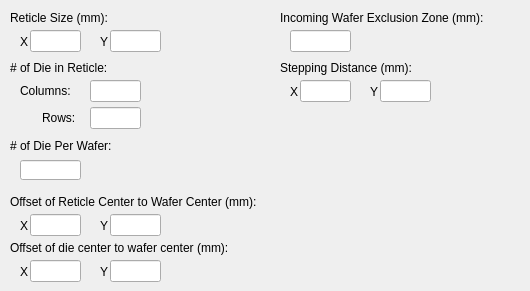
   <widget class="QWidget" name="tab_7">
    <attribute name="title">
     <string>Reticle</string>
    </attribute>
    <widget class="QLineEdit" name="txtReticleSizeY">
     <property name="geometry">
      <rect>
       <x>110</x>
       <y>30</y>
       <width>51</width>
       <height>22</height>
      </rect>
     </property>
    </widget>
    <widget class="QLabel" name="label_59">
     <property name="geometry">
      <rect>
       <x>10</x>
       <y>10</y>
       <width>191</width>
       <height>16</height>
      </rect>
     </property>
     <property name="text">
      <string>Reticle Size (mm):</string>
     </property>
    </widget>
    <widget class="QLabel" name="label_60">
     <property name="geometry">
      <rect>
       <x>100</x>
       <y>34</y>
       <width>16</width>
       <height>16</height>
      </rect>
     </property>
     <property name="text">
      <string>Y</string>
     </property>
    </widget>
    <widget class="QLineEdit" name="txtReticleSizeX">
     <property name="geometry">
      <rect>
       <x>30</x>
       <y>30</y>
       <width>51</width>
       <height>22</height>
      </rect>
     </property>
     <property name="text">
      <string/>
     </property>
    </widget>
    <widget class="QLabel" name="label_61">
     <property name="geometry">
      <rect>
       <x>20</x>
       <y>34</y>
       <width>16</width>
       <height>16</height>
      </rect>
     </property>
     <property name="text">
      <string>X</string>
     </property>
    </widget>
    <widget class="QLabel" name="label_62">
     <property name="geometry">
      <rect>
       <x>10</x>
       <y>60</y>
       <width>191</width>
       <height>16</height>
      </rect>
     </property>
     <property name="text">
      <string># of Die in Reticle:</string>
     </property>
    </widget>
    <widget class="QLineEdit" name="txtDieInReticleColumns">
     <property name="geometry">
      <rect>
       <x>90</x>
       <y>80</y>
       <width>51</width>
       <height>22</height>
      </rect>
     </property>
     <property name="text">
      <string/>
     </property>
    </widget>
    <widget class="QLineEdit" name="txtDieInReticleRows">
     <property name="geometry">
      <rect>
       <x>90</x>
       <y>107</y>
       <width>51</width>
       <height>22</height>
      </rect>
     </property>
     <property name="text">
      <string/>
     </property>
    </widget>
    <widget class="QLabel" name="label_63">
     <property name="geometry">
      <rect>
       <x>42</x>
       <y>110</y>
       <width>41</width>
       <height>16</height>
      </rect>
     </property>
     <property name="text">
      <string>Rows:</string>
     </property>
    </widget>
    <widget class="QLabel" name="label_64">
     <property name="geometry">
      <rect>
       <x>20</x>
       <y>83</y>
       <width>61</width>
       <height>16</height>
      </rect>
     </property>
     <property name="text">
      <string>Columns:</string>
     </property>
    </widget>
    <widget class="QLabel" name="label_65">
     <property name="geometry">
      <rect>
       <x>20</x>
       <y>218</y>
       <width>16</width>
       <height>16</height>
      </rect>
     </property>
     <property name="text">
      <string>X</string>
     </property>
    </widget>
    <widget class="QLabel" name="label_66">
     <property name="geometry">
      <rect>
       <x>100</x>
       <y>218</y>
       <width>16</width>
       <height>16</height>
      </rect>
     </property>
     <property name="text">
      <string>Y</string>
     </property>
    </widget>
    <widget class="QLabel" name="label_67">
     <property name="geometry">
      <rect>
       <x>10</x>
       <y>194</y>
       <width>291</width>
       <height>16</height>
      </rect>
     </property>
     <property name="text">
      <string>Offset of Reticle Center to Wafer Center (mm):</string>
     </property>
    </widget>
    <widget class="QLineEdit" name="txtOffsetOfReticleToWaferCenterY">
     <property name="geometry">
      <rect>
       <x>110</x>
       <y>214</y>
       <width>51</width>
       <height>22</height>
      </rect>
     </property>
    </widget>
    <widget class="QLineEdit" name="txtOffsetOfReticleToWaferCenterX">
     <property name="geometry">
      <rect>
       <x>30</x>
       <y>214</y>
       <width>51</width>
       <height>22</height>
      </rect>
     </property>
     <property name="text">
      <string/>
     </property>
    </widget>
    <widget class="QLineEdit" name="txtOffsetOfDieCenterToWaferCenterX">
     <property name="geometry">
      <rect>
       <x>30</x>
       <y>260</y>
       <width>51</width>
       <height>22</height>
      </rect>
     </property>
     <property name="text">
      <string/>
     </property>
    </widget>
    <widget class="QLabel" name="label_68">
     <property name="geometry">
      <rect>
       <x>10</x>
       <y>240</y>
       <width>291</width>
       <height>16</height>
      </rect>
     </property>
     <property name="text">
      <string>Offset of die center to wafer center (mm):</string>
     </property>
    </widget>
    <widget class="QLabel" name="label_69">
     <property name="geometry">
      <rect>
       <x>20</x>
       <y>264</y>
       <width>16</width>
       <height>16</height>
      </rect>
     </property>
     <property name="text">
      <string>X</string>
     </property>
    </widget>
    <widget class="QLineEdit" name="txtOffsetOfDieCenterToWaferCenterY">
     <property name="geometry">
      <rect>
       <x>110</x>
       <y>260</y>
       <width>51</width>
       <height>22</height>
      </rect>
     </property>
    </widget>
    <widget class="QLabel" name="label_70">
     <property name="geometry">
      <rect>
       <x>100</x>
       <y>264</y>
       <width>16</width>
       <height>16</height>
      </rect>
     </property>
     <property name="text">
      <string>Y</string>
     </property>
    </widget>
    <widget class="QLineEdit" name="txtIncomingWaferExclusionZone">
     <property name="geometry">
      <rect>
       <x>290</x>
       <y>30</y>
       <width>61</width>
       <height>22</height>
      </rect>
     </property>
    </widget>
    <widget class="QLabel" name="label_71">
     <property name="geometry">
      <rect>
       <x>280</x>
       <y>10</y>
       <width>241</width>
       <height>16</height>
      </rect>
     </property>
     <property name="text">
      <string>Incoming Wafer Exclusion Zone (mm):</string>
     </property>
    </widget>
    <widget class="QLabel" name="label_72">
     <property name="geometry">
      <rect>
       <x>290</x>
       <y>84</y>
       <width>16</width>
       <height>16</height>
      </rect>
     </property>
     <property name="text">
      <string>X</string>
     </property>
    </widget>
    <widget class="QLabel" name="label_73">
     <property name="geometry">
      <rect>
       <x>370</x>
       <y>84</y>
       <width>16</width>
       <height>16</height>
      </rect>
     </property>
     <property name="text">
      <string>Y</string>
     </property>
    </widget>
    <widget class="QLabel" name="label_74">
     <property name="geometry">
      <rect>
       <x>280</x>
       <y>60</y>
       <width>191</width>
       <height>16</height>
      </rect>
     </property>
     <property name="text">
      <string>Stepping Distance (mm):</string>
     </property>
    </widget>
    <widget class="QLineEdit" name="txtSteppingDistanceY">
     <property name="geometry">
      <rect>
       <x>380</x>
       <y>80</y>
       <width>51</width>
       <height>22</height>
      </rect>
     </property>
    </widget>
    <widget class="QLineEdit" name="txtSteppingDistanceX">
     <property name="geometry">
      <rect>
       <x>300</x>
       <y>80</y>
       <width>51</width>
       <height>22</height>
      </rect>
     </property>
     <property name="text">
      <string/>
     </property>
    </widget>
    <widget class="QLabel" name="label_75">
     <property name="geometry">
      <rect>
       <x>10</x>
       <y>138</y>
       <width>241</width>
       <height>16</height>
      </rect>
     </property>
     <property name="text">
      <string># of Die Per Wafer:</string>
     </property>
    </widget>
    <widget class="QLineEdit" name="txtDiePerWafer">
     <property name="geometry">
      <rect>
       <x>20</x>
       <y>160</y>
       <width>61</width>
       <height>20</height>
      </rect>
     </property>
    </widget>
   </widget>
